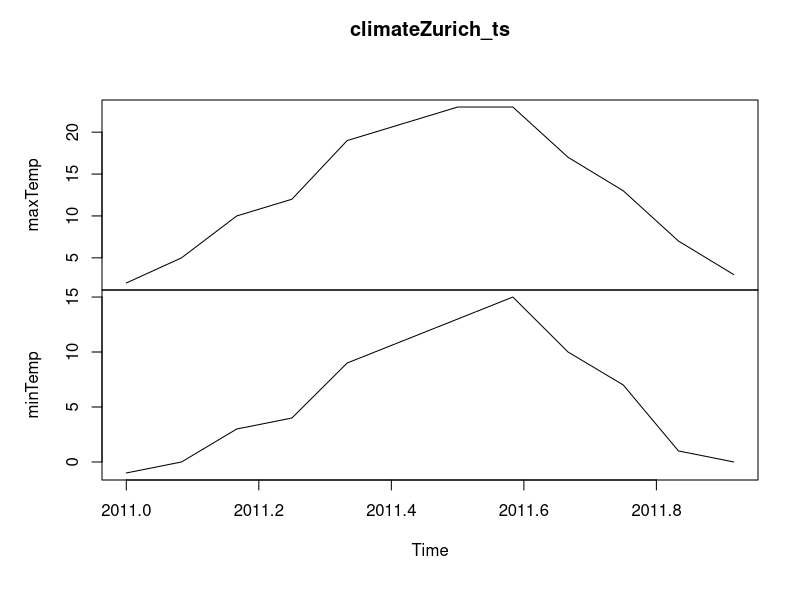

Write R code to recreate this figure.
X11()

climateZurich <- data.frame (
  maxTemp = c(  2,  5, 10, 12, 19, 21, 23, 23, 17, 13,  7,  3),
  minTemp = c( -1,  0,  3,  4,  9, 11, 13, 15, 10,  7,  1,  0)
)

#
#  TODO: the data is the climate and not specifically for the year 2011.
#
climateZurich_ts <- ts(climateZurich, start=c(2011, 1), end=c(2011, 12), frequency=12)

climateZurich_ts

plot(climateZurich_ts)

z <- locator()
